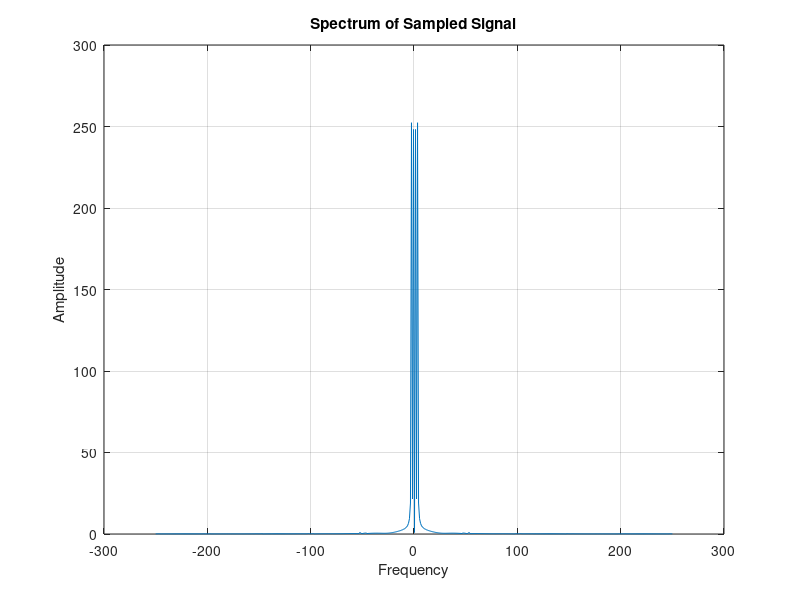
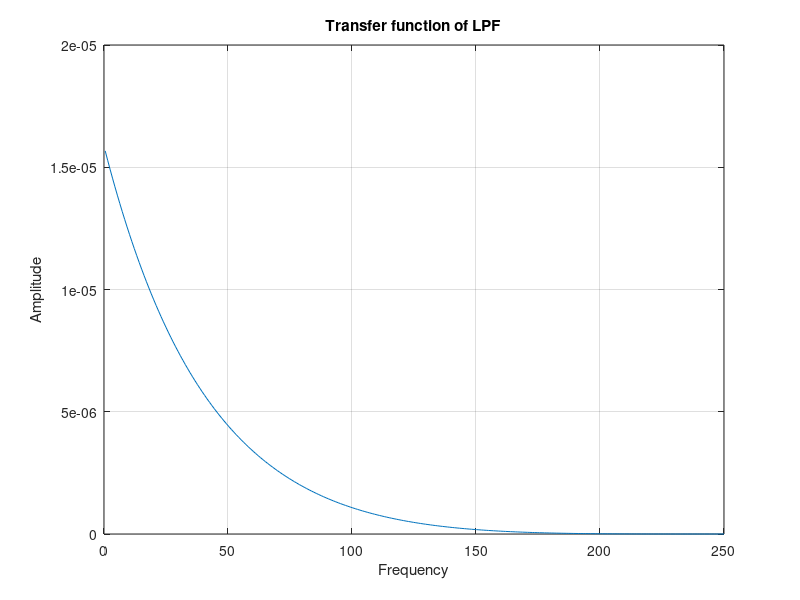
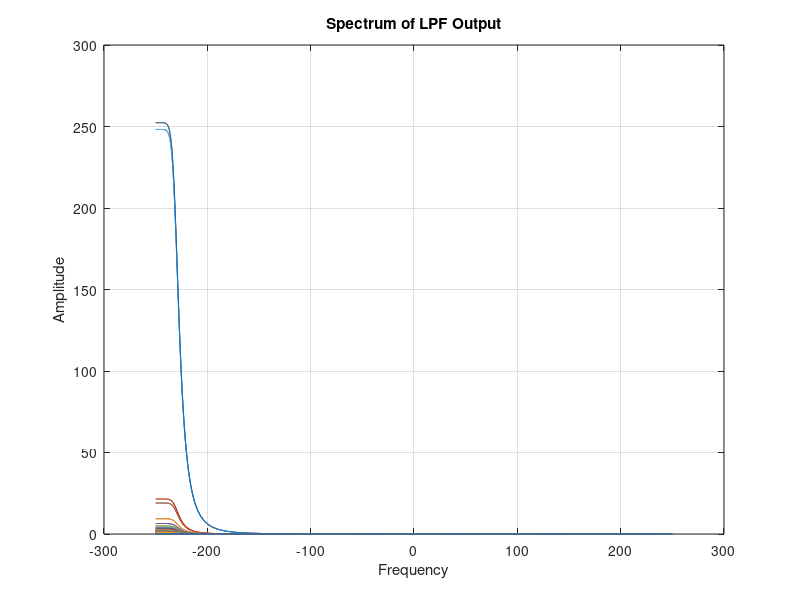
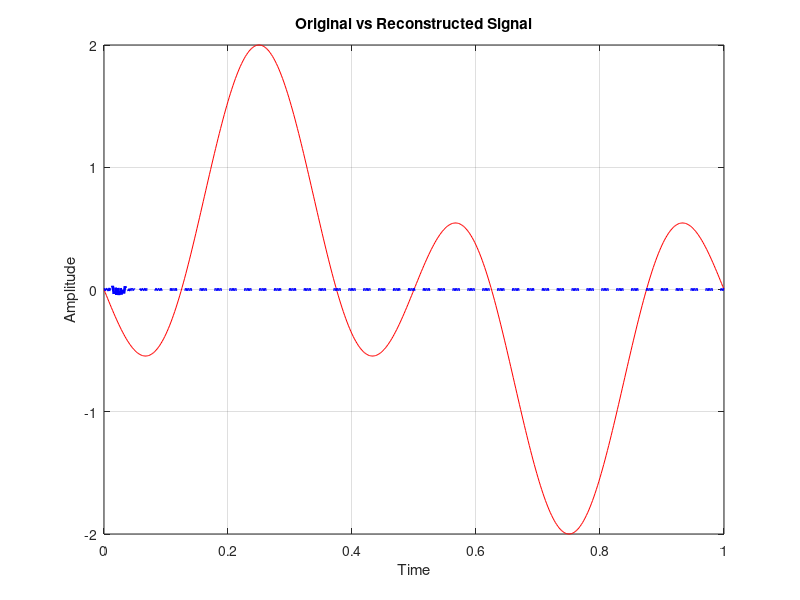

Here is the MATLAB script that generated these plots, in order:
tot = 1;
td = 0.002;
t = 0:td:tot;
x = sin(2*pi*t) - sin(6*pi*t);

ts = 0.02;
Nfactor = round(ts/td);

% Anti-aliasing filter before downsampling
cutoff_freq = 1/(2*ts); % Nyquist frequency after downsampling
[b, a] = butter(4, cutoff_freq/(1/(2*td)), 'low'); % Butterworth filter design
x_filtered = filter(b, a, x);
xsm = downsample(x_filtered, Nfactor);

% Interpolation-based upsampling
xsmu = interp1(1:length(xsm), xsm, linspace(1, length(xsm), length(x)));

Lffu = 2^nextpow2(length(xsmu));
fmaxu = 1/(2*td);
Faxisu = linspace(-fmaxu, fmaxu, Lffu);
Xfftu = fftshift(fft(xsmu, Lffu));

figure(1);
plot(Faxisu, abs(Xfftu));
xlabel('Frequency');
ylabel('Amplitude');
title('Spectrum of Sampled Signal');
grid on;

% Butterworth LPF design (replace ideal LPF)
BW = 10;
[b, a] = butter(4, BW/fmaxu, 'low'); % Butterworth filter design
[h, w] = freqz(b, a, Lffu); % Frequency response
H_lpf = h;

figure(2);
plot(Faxisu(Lffu/2+1:end), abs(H_lpf(Lffu/2+1:end)));
xlabel('Frequency');
ylabel('Amplitude');
title('Transfer function of LPF');
grid on;

x_recv = Xfftu .* H_lpf; % Filtering (No Nfactor scaling)

figure(3);
plot(Faxisu, abs(x_recv));
xlabel('Frequency');
ylabel('Amplitude');
title('Spectrum of LPF Output');
grid on;

x_recv1 = real(ifft(ifftshift(x_recv)));
x_recv2 = x_recv1(1:length(t));

figure(4);
plot(t, x, 'r', t, x_recv2, 'b--', 'LineWidth', 2);
xlabel('Time');
ylabel('Amplitude');
title('Original vs Reconstructed Signal');
grid on;